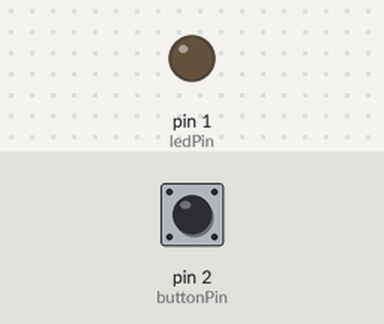
Simulated run of this sketch. Board: Arduino Uno, built with avr-gcc and run on an emulated ATmega328P. Shown: output pins drawn as LEDs (lit = HIGH). The test bench sets the inputs (shaded band); at power-on: pin 2 (buttonPin) LOW.

Above: at 1.2 s.
1.3 s: pin 2 (buttonPin) pulled HIGH for 0.15 s
At 1.37 s:
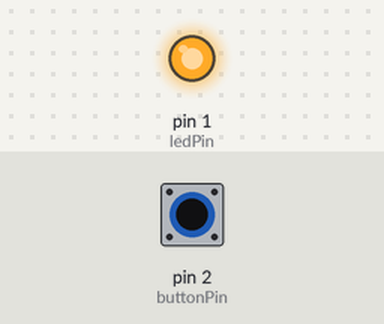
2.9 s: pin 2 (buttonPin) pulled HIGH for 3.2 s
At 7.4 s:
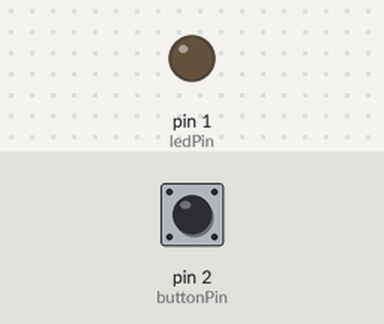
Timing chart, 0 to 8.9 s (numbered marks = the images above; inputs shaded):
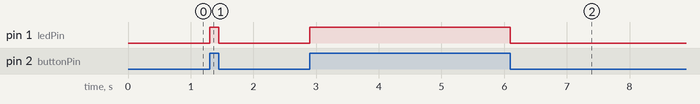

Measured:
- after the input at 1.3 s, pin 1 (ledPin): LOW → HIGH at once, → LOW 0.15 s later
- after the input at 2.9 s, pin 1 (ledPin): LOW → HIGH at once, → LOW 3.2 s later

The sketch:

Button.ino
```cpp
/*
 BUTTON

 Turns on and off a light emitting diode(LED) connected to digital
 pin 1, when pressing a pushbutton attached to pin 2.

 The circuit:
 * LED attached from pin 1 to ground
 * pushbutton attached to pin 2 from +5V
 * 10K resistor attached to pin 2 from ground
 */

// set pin numbers:
const int buttonPin = 2;     // the number of the pushbutton pin
const int ledPin =  1;      // the number of the LED pin

// variables will change:
int buttonState = 0;         // variable for reading the pushbutton status

void setup() {
  // initialize the LED pin as an output:
  pinMode(ledPin, OUTPUT);
  // initialize the pushbutton pin as an input:
  pinMode(buttonPin, INPUT);
}

void loop() {
  // read the state of the pushbutton value:
  buttonState = digitalRead(buttonPin);

  // check if the pushbutton is pressed, if it is, the buttonState is HIGH: pressed
  if (buttonState == HIGH) {
    digitalWrite(ledPin, HIGH); // turn LED on:
  } else {
    digitalWrite(ledPin, LOW); // turn LED off:
  }
}
```
